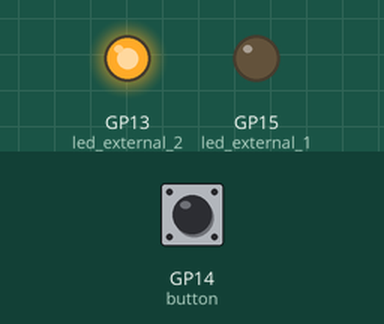
This program was run on a simulated Raspberry Pi Pico running MicroPython. Parts: output pins drawn as LEDs (lit = HIGH). Inputs (shaded band) come from the test bench; at power-on: GP14 (button) LOW.

Above: at 1.2 s.
1.3 s: GP14 (button) pulled HIGH for 0.15 s
At 2.0 s:
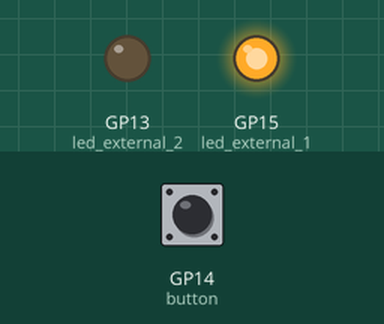
4.4 s: GP14 (button) pulled HIGH for 1 s
At 7.4 s:
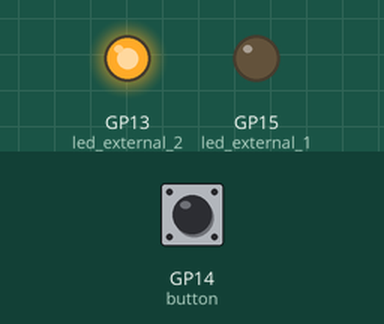
7.9 s: GP14 (button) pulled HIGH for 3.2 s
At 8.3 s:
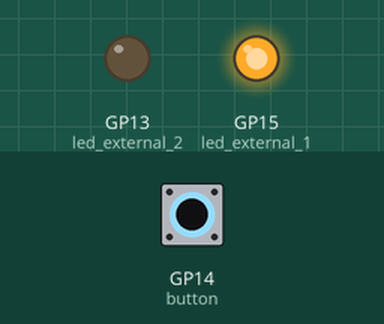
Timing chart, 0 to 13.4 s (numbered marks = the images above; inputs shaded):
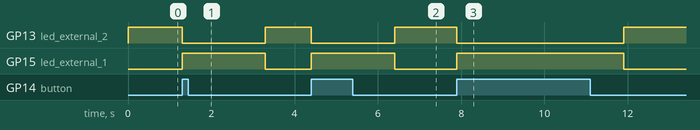

Measured:
- after the input at 1.3 s, GP13 (led_external_2): HIGH → LOW at once, → HIGH 2.0 s later; GP15 (led_external_1): LOW → HIGH at once, → LOW 2.0 s later
- after the input at 4.4 s, GP13 (led_external_2): HIGH → LOW at once, → HIGH 2.0 s later; GP15 (led_external_1): LOW → HIGH at once, → LOW 2.0 s later
- after the input at 7.9 s, GP13 (led_external_2): HIGH → LOW at once, → HIGH 4.0 s later; GP15 (led_external_1): LOW → HIGH at once, → LOW 4.0 s later

The program:

external_led_with_button.py
```python
from machine import Pin
import time
led_external_1 = Pin(15, Pin.OUT)
led_external_2 = Pin(13, Pin.OUT)
button = Pin(14, Pin.IN)

while True:
   if button.value() == 1:
      led_external_1.value(1)
      led_external_2.value(0)
      time.sleep(2)
   led_external_1.value(0)
   led_external_2.value(1)
```
